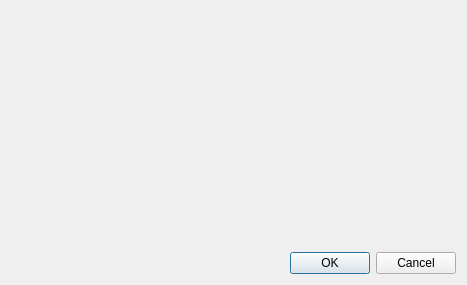
<?xml version="1.0" encoding="UTF-8"?>
<ui version="4.0">
 <class>SettingsDialog</class>
 <widget class="QDialog" name="SettingsDialog">
  <property name="geometry">
   <rect>
    <x>0</x>
    <y>0</y>
    <width>467</width>
    <height>285</height>
   </rect>
  </property>
  <property name="windowTitle">
   <string>FreeGo: Settings</string>
  </property>
  <layout class="QVBoxLayout" name="verticalLayout">
   <item>
    <spacer name="verticalSpacer">
     <property name="orientation">
      <enum>Qt::Vertical</enum>
     </property>
     <property name="sizeHint" stdset="0">
      <size>
       <width>20</width>
       <height>40</height>
      </size>
     </property>
    </spacer>
   </item>
   <item>
    <widget class="QDialogButtonBox" name="buttonBox">
     <property name="orientation">
      <enum>Qt::Horizontal</enum>
     </property>
     <property name="standardButtons">
      <set>QDialogButtonBox::Cancel|QDialogButtonBox::Ok</set>
     </property>
    </widget>
   </item>
  </layout>
 </widget>
 <resources/>
 <connections>
  <connection>
   <sender>buttonBox</sender>
   <signal>accepted()</signal>
   <receiver>SettingsDialog</receiver>
   <slot>accept()</slot>
   <hints>
    <hint type="sourcelabel">
     <x>248</x>
     <y>254</y>
    </hint>
    <hint type="destinationlabel">
     <x>157</x>
     <y>274</y>
    </hint>
   </hints>
  </connection>
  <connection>
   <sender>buttonBox</sender>
   <signal>rejected()</signal>
   <receiver>SettingsDialog</receiver>
   <slot>reject()</slot>
   <hints>
    <hint type="sourcelabel">
     <x>316</x>
     <y>260</y>
    </hint>
    <hint type="destinationlabel">
     <x>286</x>
     <y>274</y>
    </hint>
   </hints>
  </connection>
 </connections>
</ui>
